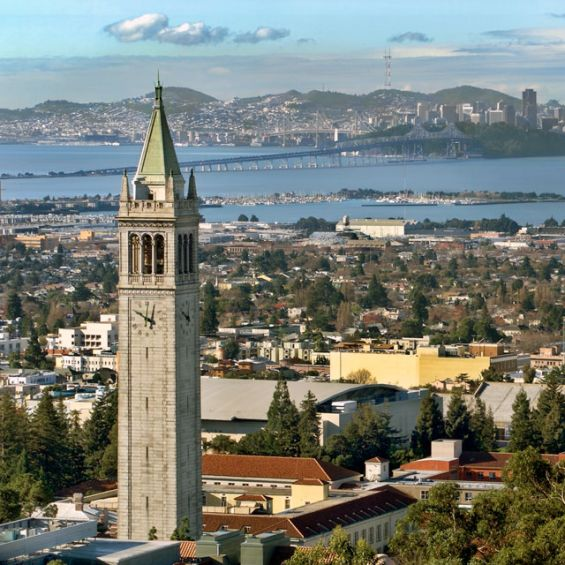
#> input picture HW2/Q1/q1.jpg, 565 x 565 px
$ jupyter execute Q1.ipynb
#> lines starting #> are read from the running program, lines starting #| are printed output that depends on the picture
## Importing Libraries

[cell 1]
import numpy as np
import imageio as iio
import matplotlib.pyplot as plt

## Method 1

### Fourier Transform of Image

[cell 2]
img = iio.imread('q1.jpg')
#> img is the input picture: shape (565, 565, 3); mean R, G, B 120.4, 125.7, 118.7

# calculate rgb
r = img[:,:,0]
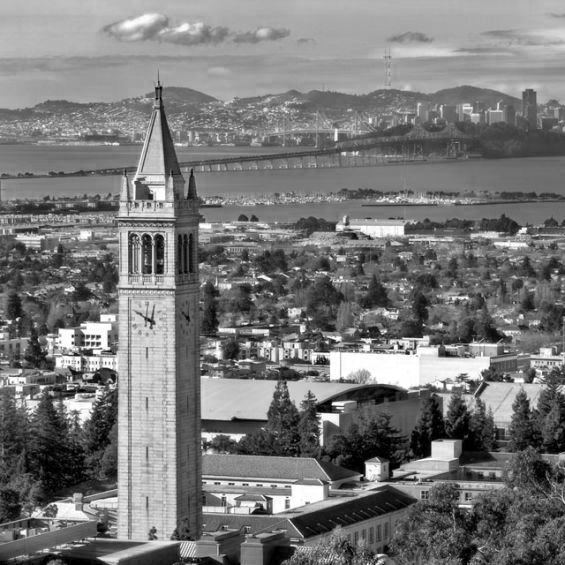
#> r: shape (565, 565); min 0, max 255, mean 120.4
g = img[:,:,1]
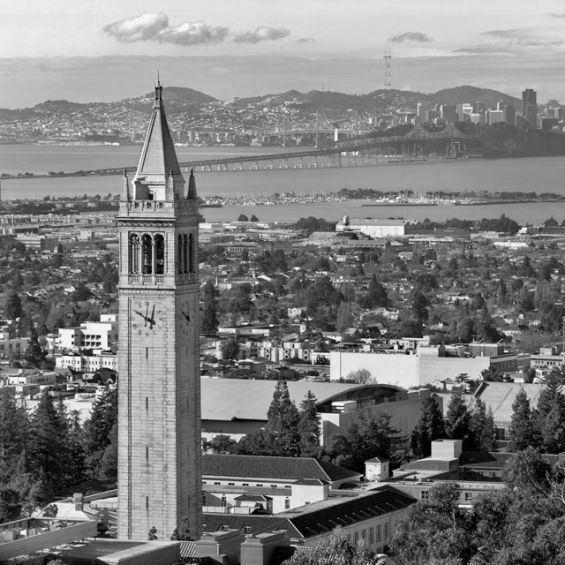
#> g: shape (565, 565); min 0, max 255, mean 125.7
b = img[:,:,2]
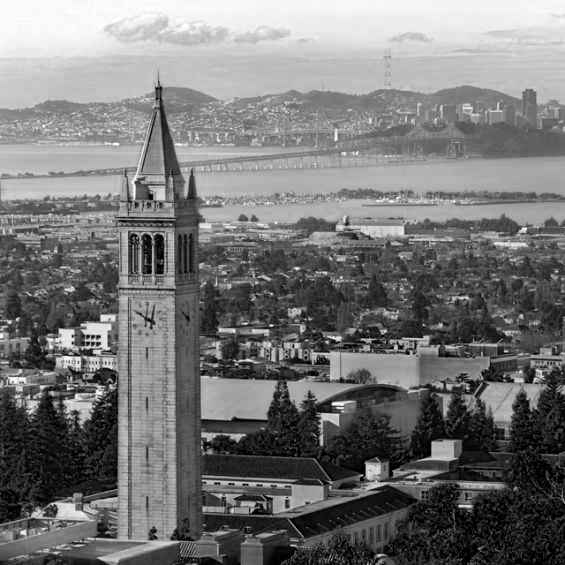
#> b: shape (565, 565); min 0, max 255, mean 118.7

# calculate fourier transform of channels
fr = np.fft.fftshift(np.fft.fft2(r))
fg = np.fft.fftshift(np.fft.fft2(g))
fb = np.fft.fftshift(np.fft.fft2(b))

# calculate fourier transform of image
fimg = np.zeros((img.shape[0], img.shape[1], img.shape[2]), dtype='complex')
fimg[:,:,0] = fr.copy()
fimg[:,:,1] = fg.copy()
fimg[:,:,2] = fb.copy()

iio.imwrite('q1_res01.jpg', np.array(20*np.log10(np.abs(fimg)), dtype='uint8'))
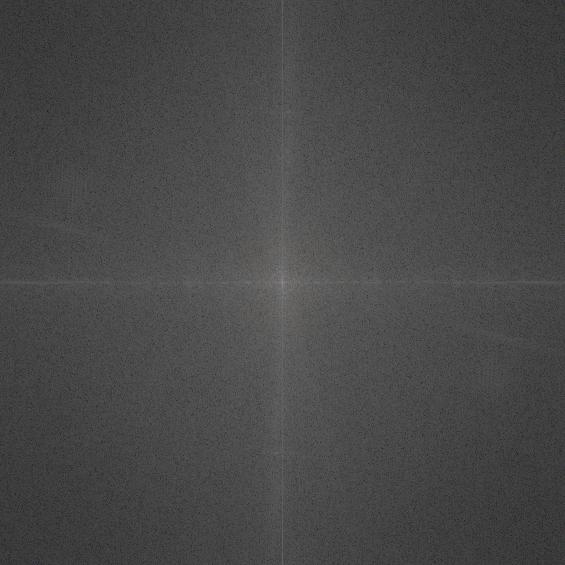
#> saved as q1_res01.jpg: shape (565, 565, 3); mean R, G, B 72.1, 72, 72

### Build Highpass Filter

[cell 3]
filt = np.zeros((img.shape[0], img.shape[1], img.shape[2]))
sigma = 70
for i in range(img.shape[0]):
    for j in range(img.shape[1]):
        for k in range(img.shape[2]):
            filt[i,j,k] = np.exp(-((i-0.5*img.shape[0])**2+(j-0.5*img.shape[1])**2)/sigma**2)
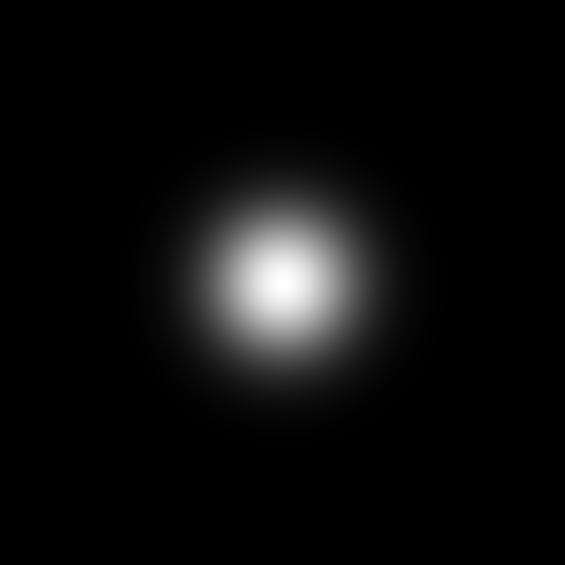
#> filt: shape (565, 565, 3) float64; min 7.13e-15, max 1, mean 0.0482

filt = 1-filt/np.max(filt)
iio.imwrite('q1_res02.jpg', np.array(filt*255, dtype='uint8'))
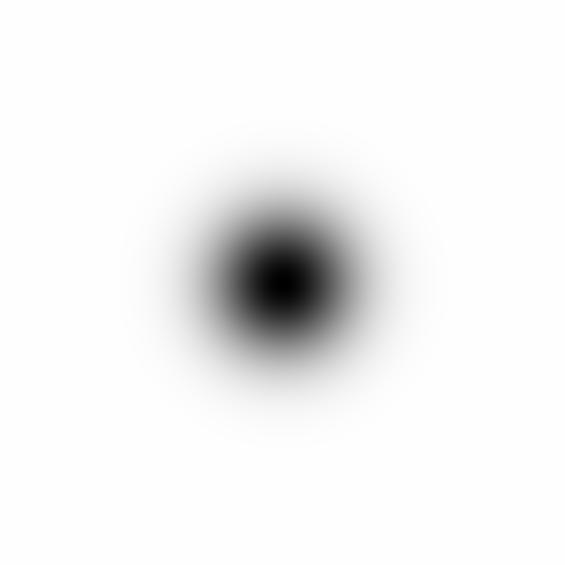
#> saved as q1_res02.jpg: shape (565, 565, 3); min 0, max 255, mean 241.9

### Filtering Image

[cell 4]
k = 0.8
fnewimg = (1 + k * filt) * fimg
iio.imwrite('q1_res03.jpg', np.array(20*np.log10(np.abs(fnewimg)), dtype='uint8'))

[cell 5]
newr = np.fft.ifft2(np.fft.ifftshift(fnewimg[:,:,0]))
newg = np.fft.ifft2(np.fft.ifftshift(fnewimg[:,:,1]))
newb = np.fft.ifft2(np.fft.ifftshift(fnewimg[:,:,2]))
new_img = np.zeros((img.shape[0], img.shape[1], img.shape[2]), dtype='complex')
new_img[:,:,0] = newr.copy()
new_img[:,:,1] = newg.copy()
new_img[:,:,2] = newb.copy()

new_img = 255*np.abs((new_img-np.min(new_img))/(np.max(new_img)-np.min(new_img)))

iio.imwrite('q1_res04.jpg', np.array(new_img, dtype='uint8'))
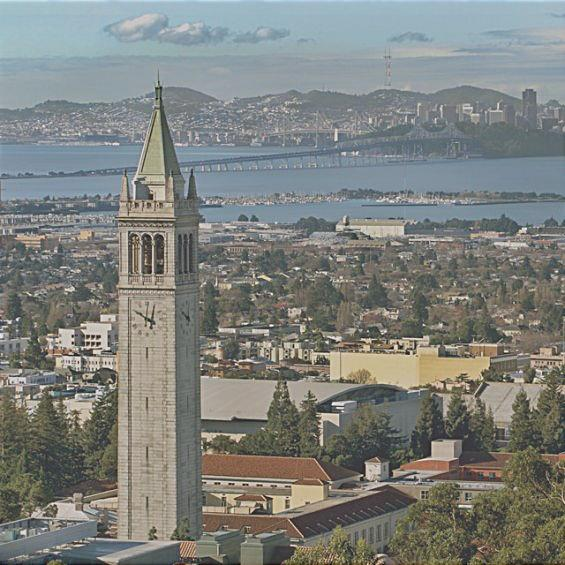
#> saved as q1_res04.jpg: shape (565, 565, 3); mean R, G, B 126, 128.9, 125.1

## Method 2

### Unsharp Mask

[cell 6]
img = iio.imread('q1.jpg')

# calculate rgb
r = img[:,:,0]
g = img[:,:,1]
b = img[:,:,2]

# calculate fourier transform of channels
fr = np.fft.fftshift(np.fft.fft2(r))
fg = np.fft.fftshift(np.fft.fft2(g))
fb = np.fft.fftshift(np.fft.fft2(b))

fnewr = np.zeros((img.shape[0], img.shape[1]), dtype='complex')
fnewg = np.zeros((img.shape[0], img.shape[1]), dtype='complex')
fnewb = np.zeros((img.shape[0], img.shape[1]), dtype='complex')

for i in range(img.shape[0]):
    for j in range(img.shape[1]):
        fnewr[i,j] = 4*np.pi**2*((i-img.shape[0]//2)**2+(j-img.shape[1]//2)**2)*fr[i,j]
        fnewg[i,j] = 4*np.pi**2*((i-img.shape[0]//2)**2+(j-img.shape[1]//2)**2)*fg[i,j]
        fnewb[i,j] = 4*np.pi**2*((i-img.shape[0]//2)**2+(j-img.shape[1]//2)**2)*fb[i,j]


fnew = np.zeros((img.shape[0], img.shape[1], img.shape[2]), dtype='complex')
fnew[:,:,0] = fnewr.copy()
fnew[:,:,1] = fnewg.copy()
fnew[:,:,2] = fnewb.copy()

iio.imwrite('q1_res05.jpg', np.array(20*np.log10(np.abs(fnew)+1e-3), dtype='uint8'))
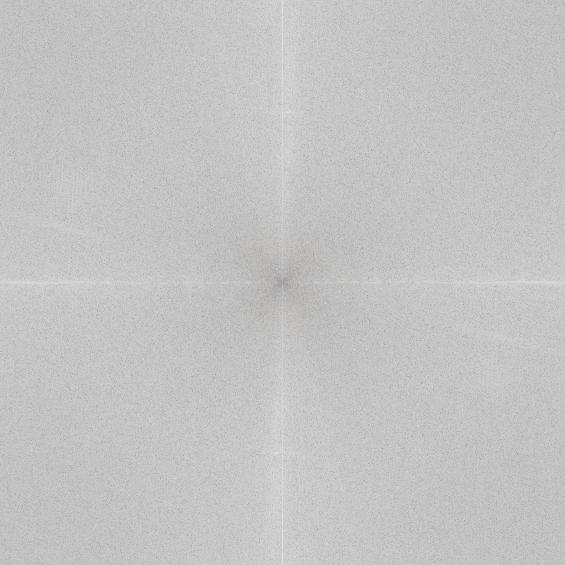
#> saved as q1_res05.jpg: shape (565, 565, 3); mean R, G, B 195.6, 195.6, 195.6

mask = np.zeros((img.shape[0], img.shape[1], img.shape[2]), dtype='complex')
mask[:,:,0] = np.fft.ifft2(np.fft.ifftshift(fnewr)).copy()
mask[:,:,1] = np.fft.ifft2(np.fft.ifftshift(fnewg)).copy()
mask[:,:,2] = np.fft.ifft2(np.fft.ifftshift(fnewb)).copy()
mask_img = np.uint8(np.abs((mask-np.min(mask))/(np.max(mask)-np.min(mask))*255))
iio.imwrite('q1_res06.jpg', mask_img)
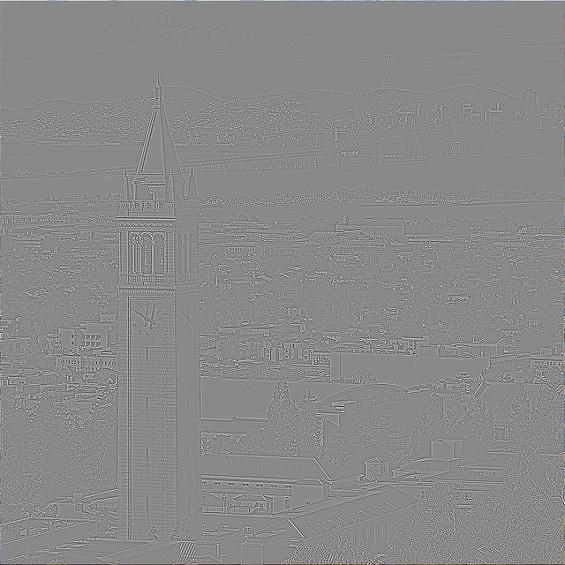
#> saved as q1_res06.jpg: shape (565, 565, 3); mean R, G, B 136.8, 136.8, 136.8

### Create Final Image

[cell 7]
k = 1e-7
new_img = img+k*mask
new_img = 255*np.abs((new_img-np.min(new_img))/(np.max(new_img)-np.min(new_img)))
iio.imwrite('q1_res07.jpg', np.array(new_img, dtype='uint8'))
